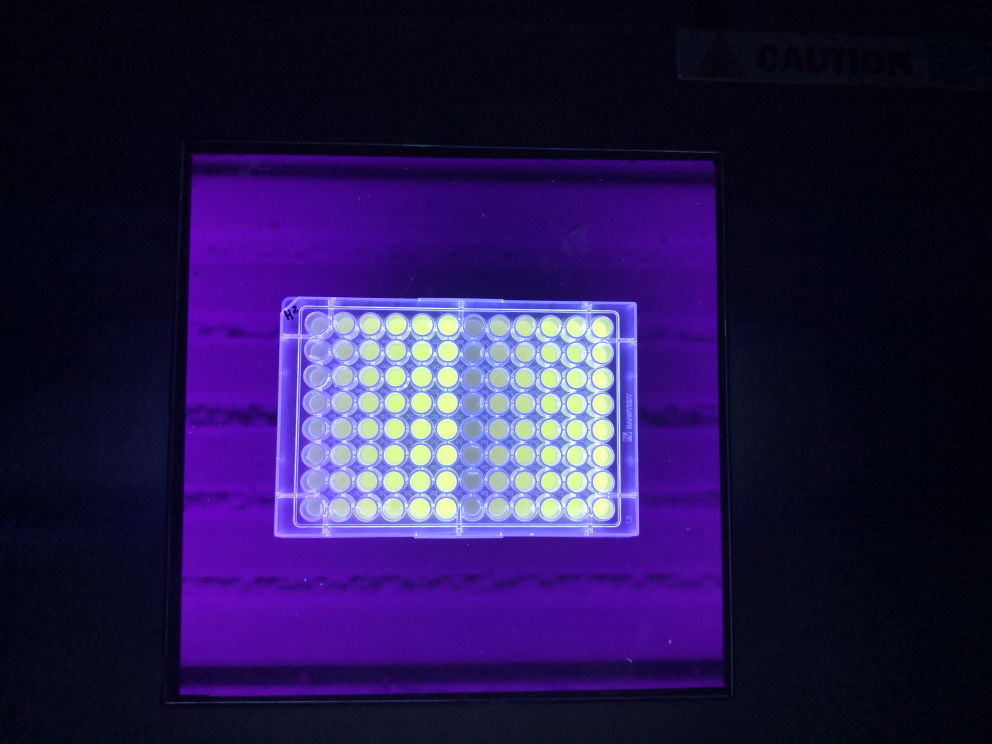
#> input picture data/raw/EXPERIMENTS/h2_a.jpg, 3968 x 2976 px, found by its file name (shown at 1/4 size)
$ python preprocessing_v1.py   (older library calls are emulated)
#> lines starting #> are read from the running program, lines starting #| are printed output that depends on the picture; after the words box and inside, x2 and y2 are one past the last pixel; in counts of white or black regions, pixels touching at a corner belong together
#!/usr/bin/env python3
# -*- coding: utf-8 -*-
"""
Created on Mon Nov  2 12:52:01 2020

@author: modal
"""

import numpy as np
import cv2
from matplotlib import pyplot as plt
import pandas as pd

#%% IMPORT THE IMAGE
path = 'IMG/EXPERIMENTS/'
path_test = 'IMG/TEST/'
img = cv2.imread(path+'h2_a.jpg')
#> img is the input picture: shape (2976, 3968, 3); mean B, G, R 76.4, 25, 39.5

if img.shape[0]>img.shape[1]:
    img = cv2.rotate(img, cv2.ROTATE_90_CLOCKWISE)

img = cv2.GaussianBlur(img, (3, 3), 0)

plt.figure(figsize=(25,25))
plt.imshow(cv2.cvtColor(img, cv2.COLOR_BGR2RGB))
plt.show()

#%% CROP MULTIWELL

# Convert to Grayscale
img_gray = cv2.cvtColor(img, cv2.COLOR_BGR2GRAY)
# img_gray = cv2.equalizeHist(img_gray)

clahe = cv2.createCLAHE(clipLimit=2.0, tileGridSize=(8,8))
img_gray = clahe.apply(img_gray)
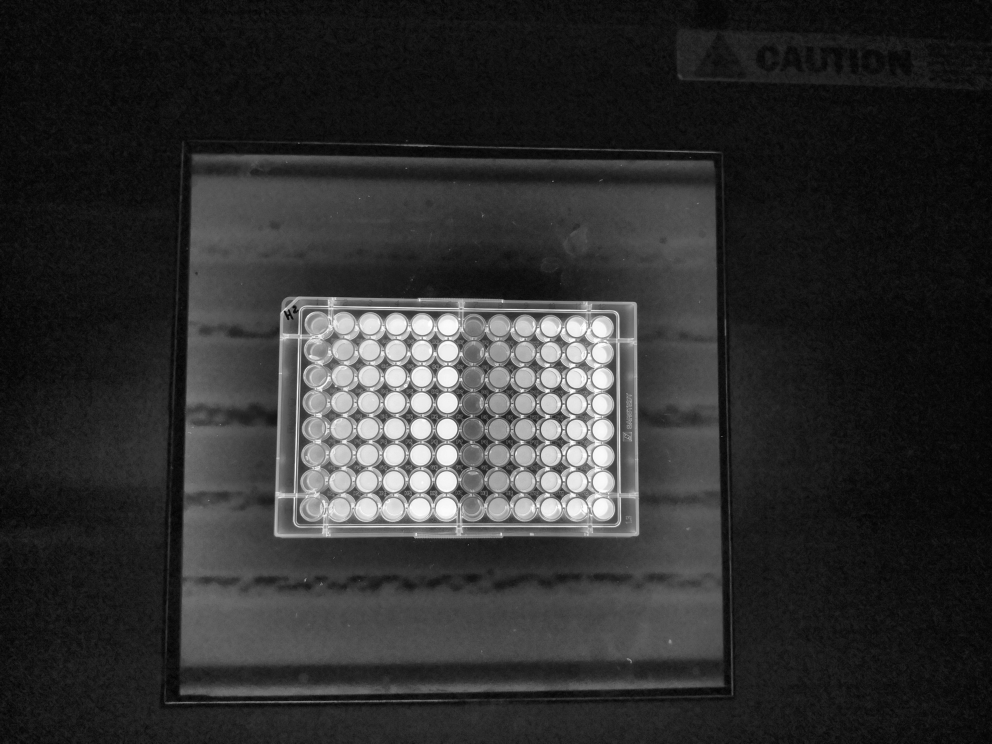
#> img_gray: shape (2976, 3968) (shown at 1/4 size); min 2, max 255, mean 47.1

# Converting image to a binary image
_,threshold = cv2.threshold(img_gray, 140, 255,  cv2.THRESH_BINARY)
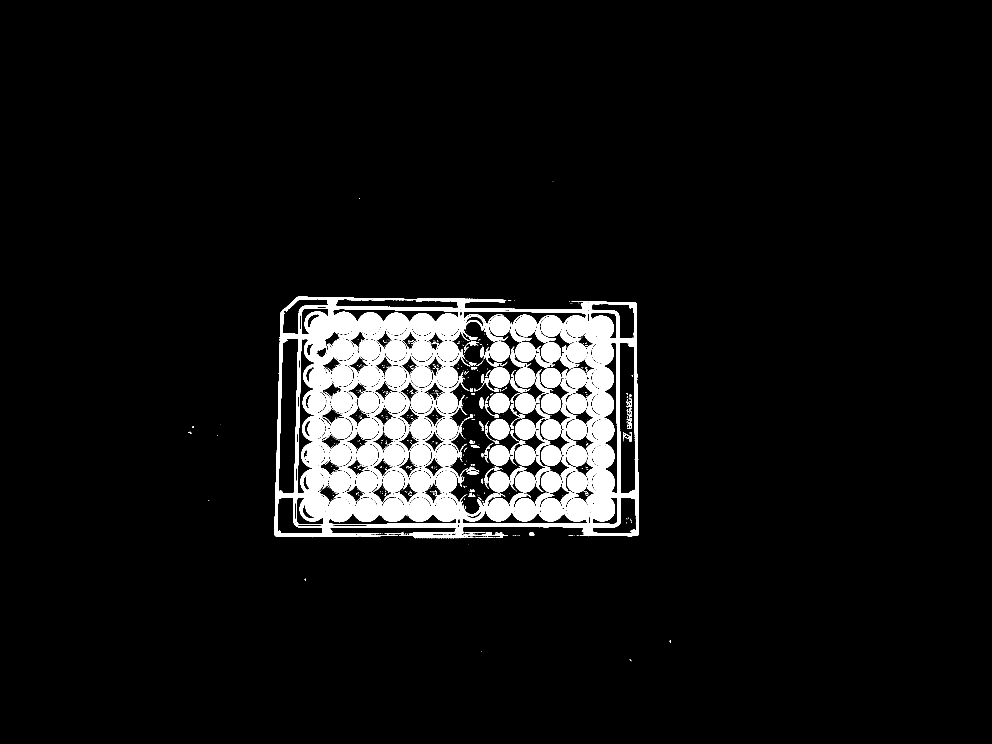
#> threshold: shape (2976, 3968) (shown at 1/4 size); 6.6% white; 785 white regions (624 under 20 px)


# plt.figure(figsize=(25,25))
# plt.imshow(threshold, cmap = 'gray', interpolation = 'bicubic')
# plt.xticks([]), plt.yticks([])  # to hide tick values on X and Y axis
# plt.show()

# Detecting shapes in image by selecting region
# with same colors or intensity.
# contours = cv2.findContours(threshold, cv2.RETR_TREE,
#                             cv2.CHAIN_APPROX_SIMPLE)

contours = cv2.findContours(threshold.astype('uint8'), cv2.RETR_EXTERNAL, cv2.CHAIN_APPROX_SIMPLE)
#> contours = 60 contours, 54 with area under 20; largest, box (x1, y1, x2, y2) and area: (1098, 1187, 2556, 2153) 1315760, (2118, 2131, 2137, 2143) 178, (1431, 2132, 1517, 2136) 100, (1927, 2147, 1973, 2152) 30, (1866, 2148, 1892, 2152) 28, (1860, 2130, 1941, 2133) 25
contours = contours[0] if len(contours) == 2 else contours[1]

for c in contours:
    # get the bounding rect
    area = cv2.contourArea(c);
    if  area > 0.025*(img.shape[0]*img.shape[1]):
        # print(area/(img.shape[0]*img.shape[1]))
        x, y, w, h = cv2.boundingRect(c)

        # get the min area rect
        rect = cv2.minAreaRect(c); box = cv2.boxPoints(rect)
        # convert all coordinates floating point values to int
        box = np.int0(box)
#> this loop made 60 passes
#> (area, x, y, w, h, rect, box) on pass 58: (1315760, 1098, 1187, 1458, 966, ((1830.6, 1673.1), (961, 1457.3), -89.47), [[2554, 2160], [1097, 2146], [1106, 1185], [2563, 1199]])
#> area on passes 12, 13, 34, 35, 39: 28, 30, 100, 177.5, 25
        # draw a red 'nghien' rectangle
        # cv2.drawContours(img, [box], 0, (0, 255, 0), 5)
        # print(len(contours))
        # cv2.drawContours(img, c, -1, (255, 255, 0), 5)

# get width and height of the detected rectangle
width = int(rect[1][1]); height = int(rect[1][0])
#> after `width = int(rect[1][1])`: width = 1457
#> after `height = int(rect[1][0])`: height = 960

src_pts = box.astype("float32")
#> src_pts = [[2554, 2160], [1097, 2146], [1106, 1185], [2563, 1199]]

# coordinate of the points in box points after the rectangle has been straightened
# dst_pts = np.array([[0, height-1],
#                     [0, 0],
#                     [width-1, 0],
#                     [width-1, height-1]], dtype="float32")
dst_pts = np.array([[width, height],
                    [0, height],
                    [0, 0],
                    [width, 0]], dtype="float32")
#> dst_pts = [[1457, 960], [0, 960], [0, 0], [1457, 0]]

# the perspective transformation matrix
M = cv2.getPerspectiveTransform(src_pts, dst_pts)
#> M = [[1, 0.00936, -1117], [-0.0096, 0.999, -1173], [1.62e-19, 8.27e-20, 1]]

# directly warp the rotated rectangle to get the straightened rectangle
warped = cv2.warpPerspective(img, M, (width, height))
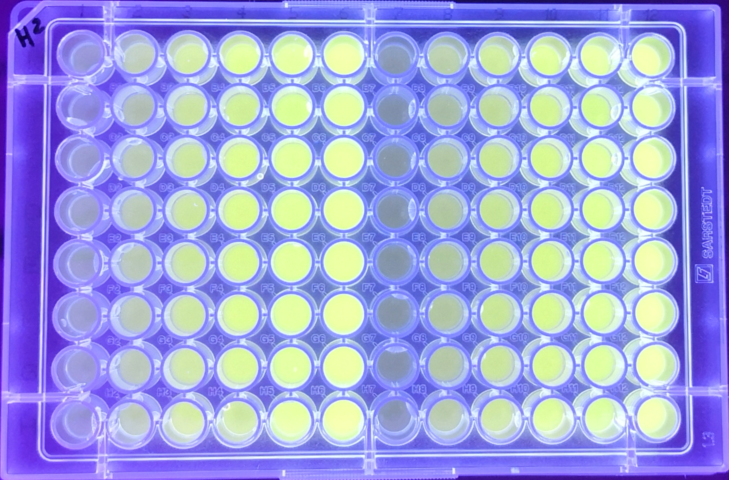
#> warped: shape (960, 1457, 3) (shown at 1/2 size); mean B, G, R 221, 162.4, 157.2
if width<height:
    warped = cv2.rotate(warped, cv2.ROTATE_90_CLOCKWISE)

# if warped.shape[1]>warped.shape[0]:
#     warped = cv2.rotate(warped, cv2.ROTATE_90_CLOCKWISE)
# img=img[y:y+h,x:x+w]

plt.figure(figsize=(25,25))
plt.imshow(cv2.cvtColor(img, cv2.COLOR_BGR2RGB), cmap = 'gray', interpolation = 'bicubic')
plt.xticks([]), plt.yticks([])  # to hide tick values on X and Y axis
plt.show()

plt.figure(figsize=(25,25))
plt.imshow(cv2.cvtColor(warped, cv2.COLOR_BGR2RGB), cmap = 'gray', interpolation = 'bicubic')
plt.xticks([]), plt.yticks([])  # to hide tick values on X and Y axis
plt.show()

# [122 lines of commented-out code are left out]

test = warped.copy();
# test = cv2.cvtColor(test, cv2.COLOR_BGR2GRAY);
l, a, b = cv2.split(cv2.cvtColor(test, cv2.COLOR_BGR2LAB))
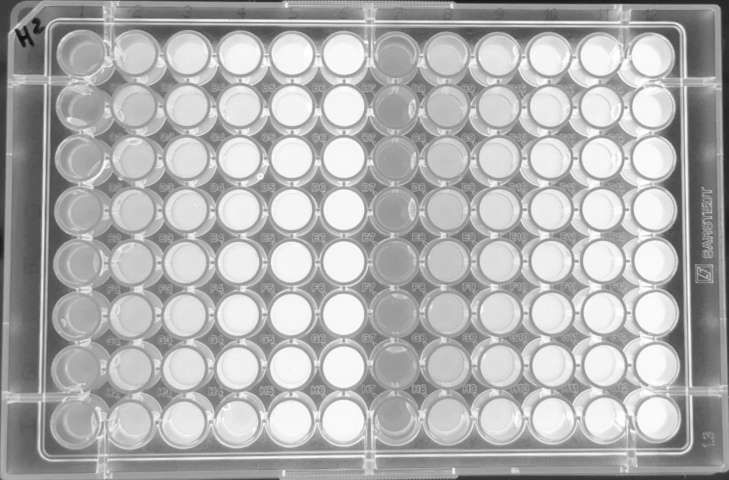
#> l: shape (960, 1457) (shown at 1/2 size); min 14, max 255, mean 175.6
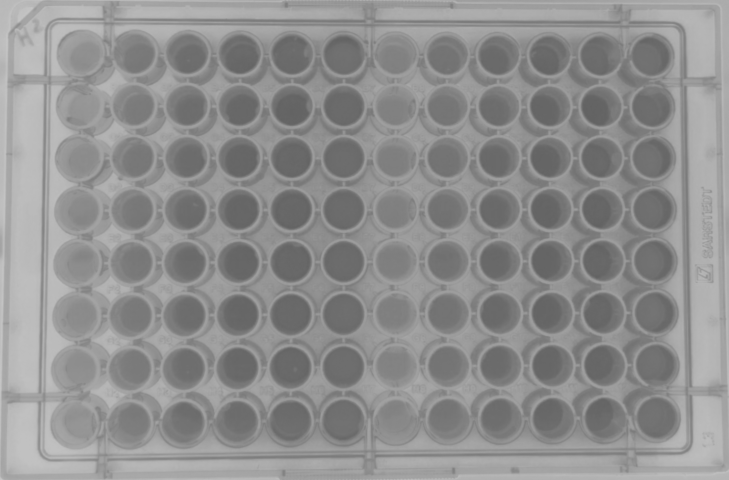
#> a: shape (960, 1457) (shown at 1/2 size); min 97, max 198, mean 142.5
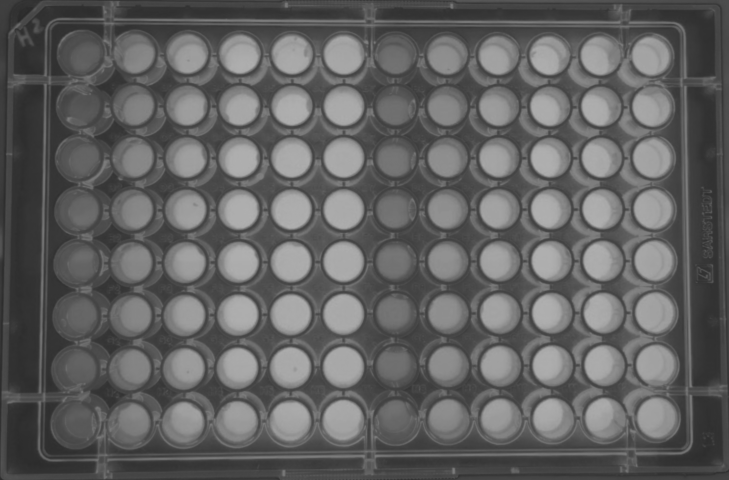
#> b: shape (960, 1457) (shown at 1/2 size); min 39, max 177, mean 97.7
test = b

# kernel = np.array([[-1,-1,-1],
#                     [-1, 9,-1],
#                     [-1,-1,-1]])
# kernel=np.array([[0,-1,0],[-1,6,-1],[0,-1,0]])
# test = cv2.filter2D(test, -1, kernel) # applying the sharpening kernel to the input image & displaying it.

test = cv2.equalizeHist(test);
# [6 lines of commented-out code are left out]

plt.figure(figsize=(20,20))
plt.imshow(test)
plt.xticks([]), plt.yticks([])
plt.show()

if len(test.shape)<3:
    test=np.expand_dims(test,axis=2)

Z = test.reshape((-1,test.shape[2])) #l.reshape(-1,1)
Z = np.float32(Z)

criteria = (cv2.TERM_CRITERIA_EPS + cv2.TERM_CRITERIA_MAX_ITER, 10, 1.0)
K = 9
res,label,center=cv2.kmeans(Z,K,None,criteria,10,cv2.KMEANS_RANDOM_CENTERS)
#> res = 92767615; center = [187.8, 14.43, 242.5, 158.7, 127.9, 40.36, 97.11, 68.76, 215.3]

# Now convert back into uint8, and make original image
center = np.uint8(center)
#> center = [187, 14, 242, 158, 127, 40, 97, 68, 215]
res = center[label.flatten()]
res2 = res.reshape(test.shape)

plt.figure(figsize=(10,10))
plt.imshow(res2)
plt.show()

# [9 lines of commented-out code are left out]
circles = cv2.HoughCircles(res2.astype('uint8'), cv2.HOUGH_GRADIENT, 2.7, 85, param1=30,param2=90,minRadius=40,maxRadius=45)
#> circles = 96 rows, first 8: [1208.2, 730.4, 40.81], [687.2, 211.9, 40.81], [687.2, 314.6, 40.81], [995, 106.7, 43.51], [374, 104, 43.51], [792.5, 214.7, 43.51], [795.2, 630.5, 43.51], [687.2, 109.3, 40.81]

circles = np.uint16(np.around(circles))
#> circles = 96 rows, first 8: [1208, 730, 41], [687, 212, 41], [687, 315, 41], [995, 107, 44], [374, 104, 44], [792, 215, 44], [795, 630, 44], [687, 109, 41]
for i in circles[0,:]:
    # draw the outer circle
    cv2.circle(test,(i[0],i[1]),i[2],(0,255,0),2)
    # draw the center of the circle
    cv2.circle(test,(i[0],i[1]),2,(0,0,255),3)
#> this loop made 96 passes
#> i on passes 1 to 12: [1208, 730, 41], [687, 212, 41], [687, 315, 41], [995, 107, 44], [374, 104, 44], [792, 215, 44], [795, 630, 44], [687, 109, 41], [895, 522, 41], [790, 520, 44], [1308, 317, 44], [585, 522, 44]
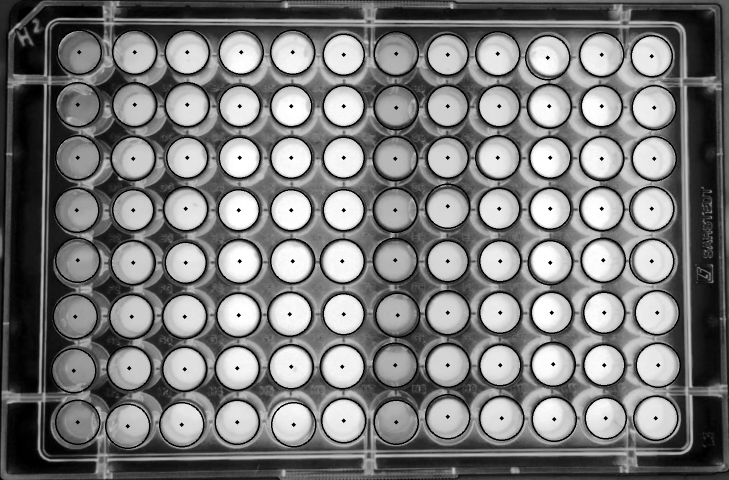
#> test: shape (960, 1457, 1) (shown at 1/2 size); min 0, max 255, mean 122

plt.figure(figsize=(15,15))
plt.imshow(test)
plt.xticks([]), plt.yticks([])
plt.show()
